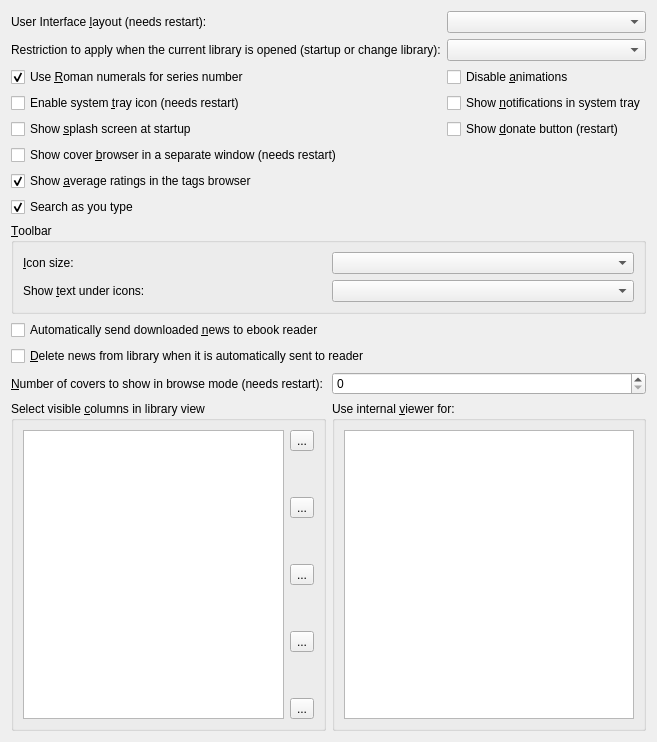
           <widget class="QWidget" name="page">
            <layout class="QGridLayout" name="gridLayout_8">
             <item row="2" column="0">
              <widget class="QCheckBox" name="roman_numerals">
               <property name="text">
                <string>Use &amp;Roman numerals for series number</string>
               </property>
               <property name="checked">
                <bool>true</bool>
               </property>
              </widget>
             </item>
             <item row="3" column="0">
              <widget class="QCheckBox" name="systray_icon">
               <property name="text">
                <string>Enable system &amp;tray icon (needs restart)</string>
               </property>
              </widget>
             </item>
             <item row="3" column="1">
              <widget class="QCheckBox" name="systray_notifications">
               <property name="text">
                <string>Show &amp;notifications in system tray</string>
               </property>
              </widget>
             </item>
             <item row="4" column="0">
              <widget class="QCheckBox" name="show_splash_screen">
               <property name="text">
                <string>Show &amp;splash screen at startup</string>
               </property>
              </widget>
             </item>
             <item row="5" column="0" colspan="2">
              <widget class="QCheckBox" name="separate_cover_flow">
               <property name="text">
                <string>Show cover &amp;browser in a separate window (needs restart)</string>
               </property>
              </widget>
             </item>
             <item row="6" column="0" colspan="2">
              <widget class="QCheckBox" name="show_avg_rating">
               <property name="text">
                <string>Show &amp;average ratings in the tags browser</string>
               </property>
               <property name="checked">
                <bool>true</bool>
               </property>
              </widget>
             </item>
             <item row="7" column="0">
              <widget class="QCheckBox" name="search_as_you_type">
               <property name="text">
                <string>Search as you type</string>
               </property>
               <property name="checked">
                <bool>true</bool>
               </property>
              </widget>
             </item>
             <item row="9" column="0" colspan="2">
              <widget class="QCheckBox" name="sync_news">
               <property name="text">
                <string>Automatically send downloaded &amp;news to ebook reader</string>
               </property>
              </widget>
             </item>
             <item row="10" column="0" colspan="2">
              <widget class="QCheckBox" name="delete_news">
               <property name="text">
                <string>&amp;Delete news from library when it is automatically sent to reader</string>
               </property>
              </widget>
             </item>
             <item row="11" column="0" colspan="2">
              <layout class="QHBoxLayout" name="horizontalLayout">
               <item>
                <widget class="QLabel" name="label_6">
                 <property name="text">
                  <string>&amp;Number of covers to show in browse mode (needs restart):</string>
                 </property>
                 <property name="buddy">
                  <cstring>cover_browse</cstring>
                 </property>
                </widget>
               </item>
               <item>
                <widget class="QSpinBox" name="cover_browse"/>
               </item>
              </layout>
             </item>
             <item row="12" column="0" colspan="2">
              <layout class="QHBoxLayout" name="horizontalLayout_7">
               <item>
                <widget class="QGroupBox" name="groupBox">
                 <property name="title">
                  <string>Select visible &amp;columns in library view</string>
                 </property>
                 <layout class="QVBoxLayout" name="verticalLayout_7">
                  <item>
                   <layout class="QHBoxLayout" name="horizontalLayout_3">
                    <item>
                     <widget class="QListWidget" name="columns">
                      <property name="alternatingRowColors">
                       <bool>true</bool>
                      </property>
                      <property name="selectionBehavior">
                       <enum>QAbstractItemView::SelectRows</enum>
                      </property>
                     </widget>
                    </item>
                    <item>
                     <layout class="QVBoxLayout" name="verticalLayout_3">
                      <item>
                       <widget class="QToolButton" name="column_up">
                        <property name="text">
                         <string>...</string>
                        </property>
                        <property name="icon">
                         <iconset resource="../../../../../resources/images.qrc">
                          <normaloff>:/images/arrow-up.svg</normaloff>:/images/arrow-up.svg</iconset>
                        </property>
                       </widget>
                      </item>
                      <item>
                       <spacer name="verticalSpacer_2">
                        <property name="orientation">
                         <enum>Qt::Vertical</enum>
                        </property>
                        <property name="sizeHint" stdset="0">
                         <size>
                          <width>20</width>
                          <height>40</height>
                         </size>
                        </property>
                       </spacer>
                      </item>
                      <item>
                       <widget class="QToolButton" name="del_custcol_button">
                        <property name="toolTip">
                         <string>Remove a user-defined column</string>
                        </property>
                        <property name="text">
                         <string>...</string>
                        </property>
                        <property name="icon">
                         <iconset resource="../../../../../resources/images.qrc">
                          <normaloff>:/images/minus.svg</normaloff>:/images/minus.svg</iconset>
                        </property>
                       </widget>
                      </item>
                      <item>
                       <spacer name="verticalSpacer_2">
                        <property name="orientation">
                         <enum>Qt::Vertical</enum>
                        </property>
                        <property name="sizeHint" stdset="0">
                         <size>
                          <width>20</width>
                          <height>40</height>
                         </size>
                        </property>
                       </spacer>
                      </item>
                      <item>
                       <widget class="QToolButton" name="add_custcol_button">
                        <property name="toolTip">
                         <string>Add a user-defined column</string>
                        </property>
                        <property name="text">
                         <string>...</string>
                        </property>
                        <property name="icon">
                         <iconset resource="../../../../../resources/images.qrc">
                          <normaloff>:/images/plus.svg</normaloff>:/images/plus.svg</iconset>
                        </property>
                       </widget>
                      </item>
                      <item>
                       <spacer name="verticalSpacer_2">
                        <property name="orientation">
                         <enum>Qt::Vertical</enum>
                        </property>
                        <property name="sizeHint" stdset="0">
                         <size>
                          <width>20</width>
                          <height>40</height>
                         </size>
                        </property>
                       </spacer>
                      </item>
                      <item>
                       <widget class="QToolButton" name="edit_custcol_button">
                        <property name="toolTip">
                         <string>Edit settings of a user-defined column</string>
                        </property>
                        <property name="text">
                         <string>...</string>
                        </property>
                        <property name="icon">
                         <iconset resource="../../../../../resources/images.qrc">
                          <normaloff>:/images/edit_input.svg</normaloff>:/images/edit_input.svg</iconset>
                        </property>
                       </widget>
                      </item>
                      <item>
                       <spacer name="verticalSpacer_2">
                        <property name="orientation">
                         <enum>Qt::Vertical</enum>
                        </property>
                        <property name="sizeHint" stdset="0">
                         <size>
                          <width>20</width>
                          <height>40</height>
                         </size>
                        </property>
                       </spacer>
                      </item>
                      <item>
                       <widget class="QToolButton" name="column_down">
                        <property name="text">
                         <string>...</string>
                        </property>
                        <property name="icon">
                         <iconset resource="../../../../../resources/images.qrc">
                          <normaloff>:/images/arrow-down.svg</normaloff>:/images/arrow-down.svg</iconset>
                        </property>
                       </widget>
                      </item>
                     </layout>
                    </item>
                   </layout>
                  </item>
                 </layout>
                </widget>
               </item>
               <item>
                <widget class="QGroupBox" name="groupBox_3">
                 <property name="title">
                  <string>Use internal &amp;viewer for:</string>
                 </property>
                 <layout class="QGridLayout" name="gridLayout_4">
                  <item row="0" column="0">
                   <widget class="QListWidget" name="viewer">
                    <property name="alternatingRowColors">
                     <bool>true</bool>
                    </property>
                    <property name="selectionMode">
                     <enum>QAbstractItemView::NoSelection</enum>
                    </property>
                   </widget>
                  </item>
                 </layout>
                </widget>
               </item>
              </layout>
             </item>
             <item row="0" column="0">
              <widget class="QLabel" name="label_17">
               <property name="text">
                <string>User Interface &amp;layout (needs restart):</string>
               </property>
               <property name="buddy">
                <cstring>opt_gui_layout</cstring>
               </property>
              </widget>
             </item>
             <item row="0" column="1">
              <widget class="QComboBox" name="opt_gui_layout">
               <property name="maximumSize">
                <size>
                 <width>250</width>
                 <height>16777215</height>
                </size>
               </property>
              </widget>
             </item>
             <item row="1" column="0">
              <widget class="QLabel" name="label_170">
               <property name="text">
                <string>Restriction to apply when the current library is opened (startup or change library):</string>
               </property>
               <property name="buddy">
                <cstring>opt_gui_restriction</cstring>
               </property>
              </widget>
             </item>
             <item row="1" column="1">
              <widget class="QComboBox" name="opt_gui_restriction">
               <property name="maximumSize">
                <size>
                 <width>250</width>
                 <height>16777215</height>
                </size>
               </property>
              </widget>
             </item>
             <item row="2" column="1">
              <widget class="QCheckBox" name="opt_disable_animations">
               <property name="toolTip">
                <string>Disable all animations. Useful if you have a slow/old computer.</string>
               </property>
               <property name="text">
                <string>Disable &amp;animations</string>
               </property>
              </widget>
             </item>
             <item row="4" column="1">
              <widget class="QCheckBox" name="opt_show_donate_button">
               <property name="text">
                <string>Show &amp;donate button (restart)</string>
               </property>
              </widget>
             </item>
             <item row="8" column="0" colspan="2">
              <widget class="QGroupBox" name="groupBox_2">
               <property name="title">
                <string>&amp;Toolbar</string>
               </property>
               <layout class="QGridLayout" name="gridLayout">
                <item row="0" column="1">
                 <widget class="QComboBox" name="opt_toolbar_icon_size"/>
                </item>
                <item row="0" column="0">
                 <widget class="QLabel" name="label">
                  <property name="text">
                   <string>&amp;Icon size:</string>
                  </property>
                  <property name="buddy">
                   <cstring>opt_toolbar_icon_size</cstring>
                  </property>
                 </widget>
                </item>
                <item row="1" column="1">
                 <widget class="QComboBox" name="opt_toolbar_text"/>
                </item>
                <item row="1" column="0">
                 <widget class="QLabel" name="label_4">
                  <property name="text">
                   <string>Show &amp;text under icons:</string>
                  </property>
                  <property name="buddy">
                   <cstring>opt_toolbar_text</cstring>
                  </property>
                 </widget>
                </item>
               </layout>
              </widget>
             </item>
            </layout>
           </widget>
